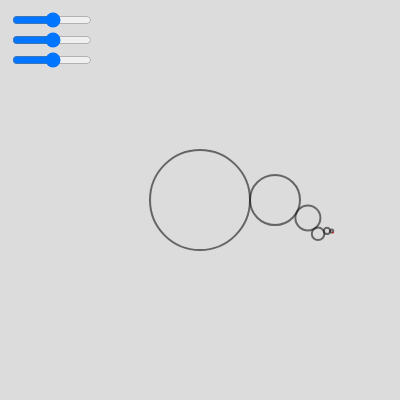
Frame 1 (no input)
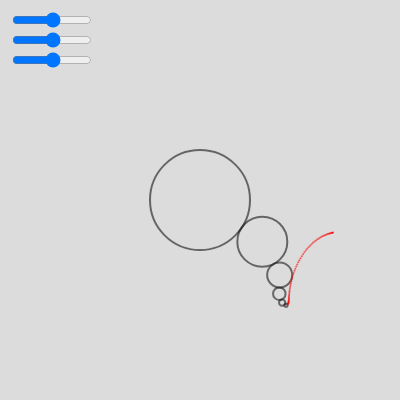
Frame 60 (no input)
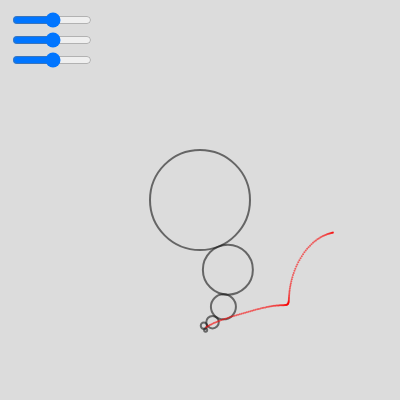
Frame 120 (the mouse pressed at the canvas centre since frame 60)

The p5.js sketch that drew these frames (run headless with seeded random() and noise() and a simulated clock; from frame 60 on, the mouse is pressed at the canvas centre):

// p5.js sketch
// ── sketch.js
var r = 50;
var step = 0;
var step2 = 0.5;
var step3 = 1;
var step4 = -0.3;
var step5 = 0;
var step6 = 0.5;
var points = []
var slider1,slider2, slider3;

function setup() {
  createCanvas(400, 400);
  slider1 = createSlider(-0.3, 0.3, 0.01, 0.01);
  slider1.position(10, 10);
  slider1.style('width', '80px');
  slider2 = createSlider(-0.3, 0.3, 0.01, 0.01);
  slider2.position(10, 30);
  slider2.style('width', '80px');
  slider3 = createSlider(-0.3, 0.3, 0.01, 0.01);
  slider3.position(10, 50);
  slider3.style('width', '80px');
}

function draw() {
  background(220);
  //frameRate(5);
  
  push();
  //r
  translate(width/2, height/2);
  strokeWeight(2);
  noFill();
  stroke(20,150);
  ellipse(0,0,2*r,2*r);
  //point(r*cos(step), r*sin(step));
  //r/2
  translate((r+r/2)*cos(step), (r+r/2)*sin(step));
  strokeWeight(2);
  noFill();
  stroke(20,150);
  ellipse(0,0,r,r);
  //point((r/2)*cos(step2), (r/2)*sin(step2));
  //r/4
  translate((r/2+r/4)*cos(step2), (r/2+r/4)*sin(step2));
  strokeWeight(2);
  noFill();
  stroke(20,150);
  ellipse(0,0,r/2,r/2);
  //point((r/4)*cos(step3), (r/4)*sin(step3));
  //r/8
  translate((r/4+r/8)*cos(step3), (r/4+r/8)*sin(step3));
  strokeWeight(2);
  noFill();
  stroke(20,150);
  ellipse(0,0,r/4,r/4);
  //point((r/8)*cos(step4), (r/8)*sin(step4));
  //r/16
  translate((r/8+r/16)*cos(step4), (r/8+r/16)*sin(step4));
  strokeWeight(2);
  noFill();
  stroke(20,150);
  ellipse(0,0,r/8,r/8);
  //point((r/16)*cos(step5), (r/16)*sin(step5));
  //r/16
  translate((r/16+r/32)*cos(step5), (r/16+r/32)*sin(step5));
  strokeWeight(2);
  noFill();
  stroke(20,150);
  ellipse(0,0,r/16,r/16);
  //point((r/32)*cos(step6), (r/32)*sin(step6));
  append(points, [width/2+
                  (r+r/2)*cos(step)+
                  (r/2+r/4)*cos(step2)+
                  (r/4+r/8)*cos(step3)+
                  (r/8+r/16)*cos(step4)+
                  (r/16+r/32)*cos(step5)+
                  (r/32)*cos(step6),
                  height/2+
                  (r+r/2)*sin(step)+
                  (r/2+r/4)*sin(step2)+
                  (r/4+r/8)*sin(step3)+
                  (r/8+r/16)*sin(step4)+
                  (r/16+r/32)*sin(step5)+
                  (r/32)*sin(step6)+
                  (r/32)*sin(step6)]);
  
  pop();
  let tot;
  if(points.length > 800){
    tot = 800;
  } else {
    tot = points.length;
  }
  strokeWeight(2);
  stroke(250,0,0,150);
  for(let i = 0; i<points.length; i++){
    point(points[i][0],points[i][1]);
  }
  
  step += 0.01;
  step2 += slider1.value();
  step3 += slider2.value();
  step4 -= 0.08;
  step5 += slider3.value();
  step6 -= 0.12;


}

// ── style.css
* {
    margin: 0;
    padding: 0;
    box-sizing: border-box;
    font-size: 10px;
    background-color: #D4EFDF;
  }
  /*html, body {
    margin: 0;
    padding: 0;
  }
  canvas {
    display: block;
  }*/
  
  
  .upper {
    color: #2A2A2A; /* Font color->Dark Gray */
    background-color: #D4EFDF;  /* Light Green */
    padding: 20px 0;
    display: flex;
    justify-content: center;
  }
  
  .title {
    font-size: 3em;
    font-weight: bold;
  }
  
  .up-container{
    padding: 20px 0;
    display: flex;
    justify-content: center;
  }
  
  .container{
    position: relative;
  }
  
  .inside-container{
    position: absolute;
  }
  
  .inside-container > p{
    color: #F3F3F3;
    background: #2A2A2A;
    font-size: 1.5em
  }
  
  
  .comment{
    color: #2A2A2A;
    padding: 20px 0;
    padding-left: 50px;
    padding-right: 50px;
    display: flex;
    justify-content: center;
  }
  .text{
    font-size: 2em;
  }
  
